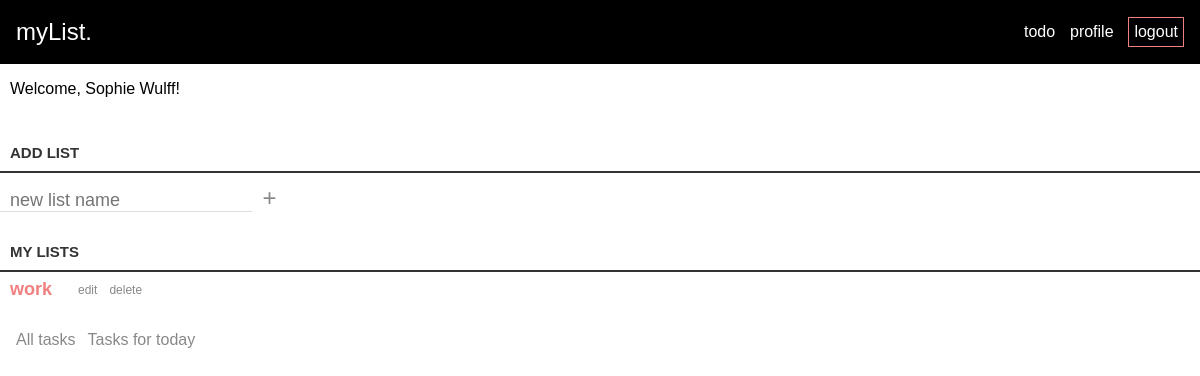
Before: /loggedin.php (signed in) with the older database file.
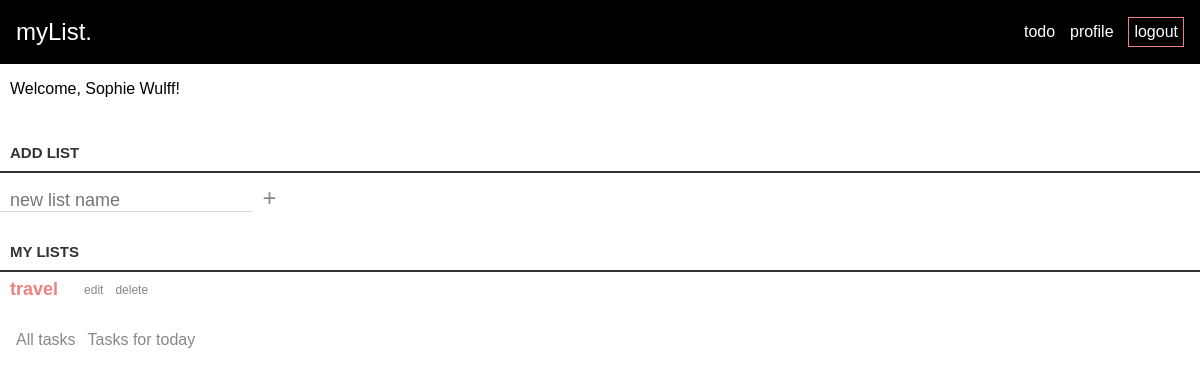
After: the same page with the newer database file.
### tables this page shows
CREATE TABLE lists (
id INTEGER PRIMARY KEY AUTOINCREMENT,
title VARCHAR,
created_at DATETIME DEFAULT CURRENT_TIMESTAMP,
user_id INTEGER,
FOREIGN KEY(user_id) REFERENCES users(id)
);

### app/functions.php (called while the page is built, shortened)
<?php
function get_lists(object $database)
{
    $user_id = $_SESSION['user']['id'];
    $statement = $database->prepare("SELECT * FROM lists WHERE user_id = :id");
    $statement->bindParam(':id', $user_id, PDO::PARAM_INT);
    $statement->execute();
    $lists = $statement->fetchAll(PDO::FETCH_ASSOC);
    return $lists;
}

### loggedin.php (the view, shortened to what this page needs)
<?php
require __DIR__ . '/app/autoload.php';
require __DIR__ . '/views/header.php';
?>
<?php if (isset($_SESSION['user'])) : ?>
    <p class="welcome-user">Welcome, <?= $_SESSION['user']['name']; ?>!</p>
    <form class="new-list-form" action="/app/lists/create.php" method="post">
        <label for="title">Add list</label>
        <div>
            <input id="title" name="title" type="text" class="new-list" placeholder="new list name" aria-label="new list name" />
            <button class="loggedin-btn-plus">+</button>
        </div>
    </form>
<?php
endif; ?>
<?php
$lists = get_lists($database);
if (!empty($lists)) : ?>
    <div class="loggedin-container">
        <h3>My Lists</h2>
            <div class="list-container">
                <ul>
                    <?php
                    foreach ($lists as $list) : ?>
                        <?php
                        $title = $list['title'];
                        $id = $list['id'];
                        ?>
                        <li>
                            <a class="list-link" href="loggedin.php?id=<?= $id; ?>&title=<?= $title; ?>"><?php echo $title ?></a>
                            <div class="edit-delete-buttons">
                                <form action="/edit-list.php?id=<?= $id; ?> &title= <?= $title; ?>" method="post">
                                    <button class="loggedin-btn">edit</button>
                                </form>
                                <form action="/app/lists/delete.php" method="post">
                                    <button class="loggedin-btn">delete</button>
                                </form>
                            </div>
                        </li>
                    <?php endforeach ?>
                </ul>
            </div>
        <?php endif; ?>
        <div class="show-stuff">
            <form action="/all-tasks.php" method="post">
                <button name="all-tasks" type="submit" class="loggedin-btn">All tasks</button>
            </form>
            <form action="/tasks-today.php" method="post">
                <button name="tasks-for-today" type="submit" class="loggedin-btn">Tasks for today</button>
            </form>
        </div>
    </div>
    <?php require __DIR__ . '/views/footer.php'; ?>

### views/header.php (shortened to what this page needs)
<!DOCTYPE html>
<html lang="en">
<head>
    <link rel="stylesheet" href="assets/styles/style.css">
    <link rel="stylesheet" href="assets/styles/header.css">
    <link rel="stylesheet" href="assets/styles/footer.css">
    <link rel="stylesheet" href="assets/styles/signup.css">
    <link rel="stylesheet" href="assets/styles/profile.css">
    <link rel="stylesheet" href="assets/styles/loggedin.css">
    <link rel="stylesheet" href="assets/styles/edit-task.css">
</head>
<body>
    <header>
        <?php if (isset($_SESSION['user'])) { ?>
            <div class="logo"><a href="/">myList.</a></div>
            <div class="nav-buttons">
                <a href="/loggedin.php">todo</a>
                <a href="profile.php">profile</a>
                <a href="/app/users/logout.php">logout</a>
            </div>
        <?php } ?>
    </header>

### views/footer.php (shortened to what this page needs)
</body>
</html>

### assets/styles/style.css (style rules this page uses)
* { box-sizing: border-box; }
body { margin: 0; padding: 0; font-family: sans-serif; }

### assets/styles/header.css (style rules this page uses)
header { display: flex; justify-content: space-between; align-items: center; padding-right: 1rem; padding-left: 1rem; }
header { background-color: black; height: 4rem; font-family: sans-serif; }
.nav-buttons { width: 10rem; display: flex; justify-content: space-between; align-items: center; }
.nav-buttons a:last-child { border: 1px solid lightcoral; padding: 5px; }
.logo { font-size: 24px; }
header a { text-decoration: none; color: white; }

### assets/styles/loggedin.css (style rules this page uses)
.welcome-user { margin-left: 10px; font-family: sans-serif; }
.list-link { text-decoration: none; color: lightcoral; }
.list-container li { display: flex; align-items: flex-end; gap: 20px; font-size: 24px; margin: 0px 10px; }
.list-container .edit-delete-buttons { padding-bottom: 0; }
.new-list-form { display: flex; flex-direction: column; gap: 10px; }
.loggedin-btn-plus { background: none; border: 0; color: #888; font-size: 24px; margin: 0; font-family: sans-serif; cursor: pointer; padding: 0x; }
.edit-delete-buttons { padding-right: 40px; padding-bottom: 5px; }
.edit-delete-buttons button { font-size: 12px; }
.list-container a { text-decoration: none; font-size: 18px; font-weight: 600; }
.edit-delete-buttons { display: flex; }
.list-container ul, .task-container ul { margin: 0; padding: 0; }
.loggedin-btn { background: none; border: 0; color: #888; font-size: 16px; font-family: sans-serif; cursor: pointer; }
.loggedin-container h3 { color: #333; font-weight: 700; font-size: 15px; border-bottom: 2px solid #333; padding: 30px 10px 10px; margin: 0; text-transform: uppercase; }
input[type='text'] { margin: 0; font-size: 18px; line-height: 18px; height: 18px; padding: 10px; border: none; border-bottom: 1px solid #ddd; background: #fff; font-family: sans-serif; color: #888; }
label[for='title'] { color: #333; font-weight: 700; font-size: 15px; border-bottom: 2px solid #333; padding: 30px 0 10px; margin: 0; text-transform: uppercase; width: 100%; padding-left: 10px; }
.show-stuff { margin: 10px; padding-top: 20px; display: flex; }

Changed rows visible on the page:
changed lists: title "work" → "travel"
